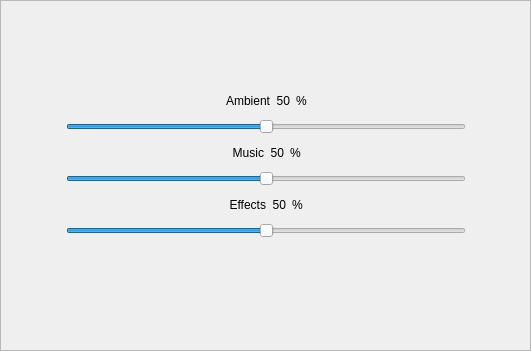
   <widget class="QFrame" name="frame_audio">
    <property name="geometry">
     <rect>
      <x>800</x>
      <y>510</y>
      <width>531</width>
      <height>351</height>
     </rect>
    </property>
    <property name="frameShape">
     <enum>QFrame::StyledPanel</enum>
    </property>
    <property name="frameShadow">
     <enum>QFrame::Raised</enum>
    </property>
    <layout class="QHBoxLayout" name="horizontalLayout_8">
     <item>
      <spacer name="horizontalSpacer_11">
       <property name="orientation">
        <enum>Qt::Horizontal</enum>
       </property>
       <property name="sizeHint" stdset="0">
        <size>
         <width>40</width>
         <height>20</height>
        </size>
       </property>
      </spacer>
     </item>
     <item>
      <layout class="QVBoxLayout" name="verticalLayout_7">
       <item>
        <spacer name="verticalSpacer_11">
         <property name="orientation">
          <enum>Qt::Vertical</enum>
         </property>
         <property name="sizeHint" stdset="0">
          <size>
           <width>20</width>
           <height>40</height>
          </size>
         </property>
        </spacer>
       </item>
       <item>
        <layout class="QVBoxLayout" name="verticalLayout_8">
         <item>
          <layout class="QHBoxLayout" name="horizontalLayout_12">
           <item>
            <spacer name="horizontalSpacer_25">
             <property name="orientation">
              <enum>Qt::Horizontal</enum>
             </property>
             <property name="sizeHint" stdset="0">
              <size>
               <width>40</width>
               <height>20</height>
              </size>
             </property>
            </spacer>
           </item>
           <item>
            <widget class="QLabel" name="label_11">
             <property name="text">
              <string>Ambient</string>
             </property>
             <property name="alignment">
              <set>Qt::AlignRight|Qt::AlignTrailing|Qt::AlignVCenter</set>
             </property>
            </widget>
           </item>
           <item>
            <widget class="QLabel" name="label_17">
             <property name="maximumSize">
              <size>
               <width>40</width>
               <height>16777215</height>
              </size>
             </property>
             <property name="text">
              <string>50</string>
             </property>
             <property name="alignment">
              <set>Qt::AlignRight|Qt::AlignTrailing|Qt::AlignVCenter</set>
             </property>
            </widget>
           </item>
           <item>
            <widget class="QLabel" name="label_18">
             <property name="text">
              <string>%</string>
             </property>
             <property name="alignment">
              <set>Qt::AlignLeading|Qt::AlignLeft|Qt::AlignVCenter</set>
             </property>
            </widget>
           </item>
           <item>
            <spacer name="horizontalSpacer_24">
             <property name="orientation">
              <enum>Qt::Horizontal</enum>
             </property>
             <property name="sizeHint" stdset="0">
              <size>
               <width>40</width>
               <height>20</height>
              </size>
             </property>
            </spacer>
           </item>
          </layout>
         </item>
         <item>
          <widget class="QSlider" name="horizontalSlider_2">
           <property name="minimumSize">
            <size>
             <width>0</width>
             <height>20</height>
            </size>
           </property>
           <property name="maximum">
            <number>100</number>
           </property>
           <property name="pageStep">
            <number>1</number>
           </property>
           <property name="value">
            <number>50</number>
           </property>
           <property name="orientation">
            <enum>Qt::Horizontal</enum>
           </property>
          </widget>
         </item>
        </layout>
       </item>
       <item>
        <layout class="QVBoxLayout" name="verticalLayout_9">
         <item>
          <layout class="QHBoxLayout" name="horizontalLayout_13">
           <item>
            <spacer name="horizontalSpacer_26">
             <property name="orientation">
              <enum>Qt::Horizontal</enum>
             </property>
             <property name="sizeHint" stdset="0">
              <size>
               <width>40</width>
               <height>20</height>
              </size>
             </property>
            </spacer>
           </item>
           <item>
            <widget class="QLabel" name="label_12">
             <property name="text">
              <string>Music</string>
             </property>
             <property name="alignment">
              <set>Qt::AlignRight|Qt::AlignTrailing|Qt::AlignVCenter</set>
             </property>
            </widget>
           </item>
           <item>
            <widget class="QLabel" name="label_19">
             <property name="maximumSize">
              <size>
               <width>40</width>
               <height>16777215</height>
              </size>
             </property>
             <property name="text">
              <string>50</string>
             </property>
             <property name="alignment">
              <set>Qt::AlignRight|Qt::AlignTrailing|Qt::AlignVCenter</set>
             </property>
            </widget>
           </item>
           <item>
            <widget class="QLabel" name="label_20">
             <property name="text">
              <string>%</string>
             </property>
             <property name="alignment">
              <set>Qt::AlignLeading|Qt::AlignLeft|Qt::AlignVCenter</set>
             </property>
            </widget>
           </item>
           <item>
            <spacer name="horizontalSpacer_27">
             <property name="orientation">
              <enum>Qt::Horizontal</enum>
             </property>
             <property name="sizeHint" stdset="0">
              <size>
               <width>40</width>
               <height>20</height>
              </size>
             </property>
            </spacer>
           </item>
          </layout>
         </item>
         <item>
          <widget class="QSlider" name="horizontalSlider_3">
           <property name="minimumSize">
            <size>
             <width>0</width>
             <height>20</height>
            </size>
           </property>
           <property name="maximum">
            <number>100</number>
           </property>
           <property name="pageStep">
            <number>1</number>
           </property>
           <property name="value">
            <number>50</number>
           </property>
           <property name="orientation">
            <enum>Qt::Horizontal</enum>
           </property>
          </widget>
         </item>
        </layout>
       </item>
       <item>
        <layout class="QVBoxLayout" name="verticalLayout_10">
         <item>
          <layout class="QHBoxLayout" name="horizontalLayout_14">
           <item>
            <spacer name="horizontalSpacer_28">
             <property name="orientation">
              <enum>Qt::Horizontal</enum>
             </property>
             <property name="sizeHint" stdset="0">
              <size>
               <width>40</width>
               <height>20</height>
              </size>
             </property>
            </spacer>
           </item>
           <item>
            <widget class="QLabel" name="label_13">
             <property name="text">
              <string>Effects</string>
             </property>
             <property name="alignment">
              <set>Qt::AlignRight|Qt::AlignTrailing|Qt::AlignVCenter</set>
             </property>
            </widget>
           </item>
           <item>
            <widget class="QLabel" name="label_21">
             <property name="maximumSize">
              <size>
               <width>40</width>
               <height>16777215</height>
              </size>
             </property>
             <property name="text">
              <string>50</string>
             </property>
             <property name="alignment">
              <set>Qt::AlignRight|Qt::AlignTrailing|Qt::AlignVCenter</set>
             </property>
            </widget>
           </item>
           <item>
            <widget class="QLabel" name="label_22">
             <property name="text">
              <string>%</string>
             </property>
             <property name="alignment">
              <set>Qt::AlignLeading|Qt::AlignLeft|Qt::AlignVCenter</set>
             </property>
            </widget>
           </item>
           <item>
            <spacer name="horizontalSpacer_29">
             <property name="orientation">
              <enum>Qt::Horizontal</enum>
             </property>
             <property name="sizeHint" stdset="0">
              <size>
               <width>40</width>
               <height>20</height>
              </size>
             </property>
            </spacer>
           </item>
          </layout>
         </item>
         <item>
          <widget class="QSlider" name="horizontalSlider_4">
           <property name="minimumSize">
            <size>
             <width>0</width>
             <height>20</height>
            </size>
           </property>
           <property name="maximum">
            <number>100</number>
           </property>
           <property name="pageStep">
            <number>1</number>
           </property>
           <property name="value">
            <number>50</number>
           </property>
           <property name="orientation">
            <enum>Qt::Horizontal</enum>
           </property>
          </widget>
         </item>
        </layout>
       </item>
       <item>
        <spacer name="horizontalSpacer_13">
         <property name="orientation">
          <enum>Qt::Horizontal</enum>
         </property>
         <property name="sizeHint" stdset="0">
          <size>
           <width>400</width>
           <height>20</height>
          </size>
         </property>
        </spacer>
       </item>
       <item>
        <spacer name="verticalSpacer_5">
         <property name="orientation">
          <enum>Qt::Vertical</enum>
         </property>
         <property name="sizeHint" stdset="0">
          <size>
           <width>20</width>
           <height>40</height>
          </size>
         </property>
        </spacer>
       </item>
      </layout>
     </item>
     <item>
      <spacer name="horizontalSpacer_12">
       <property name="orientation">
        <enum>Qt::Horizontal</enum>
       </property>
       <property name="sizeHint" stdset="0">
        <size>
         <width>14</width>
         <height>20</height>
        </size>
       </property>
      </spacer>
     </item>
    </layout>
   </widget>
